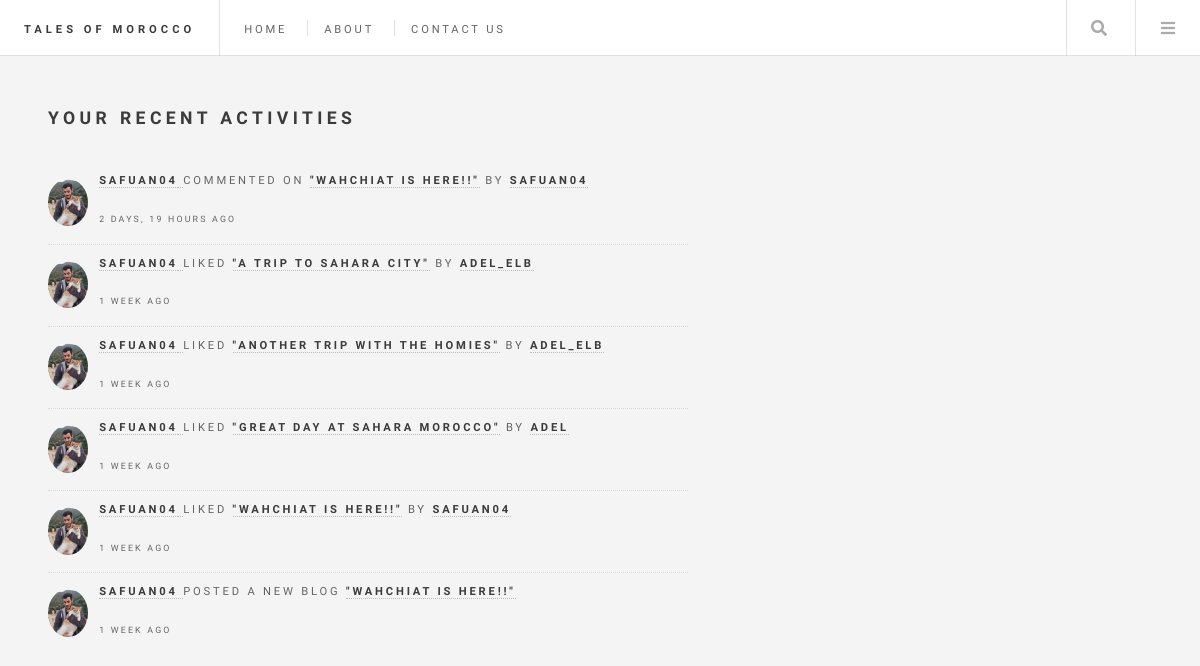
Before: /my-activities/ (signed in) with the older database file.
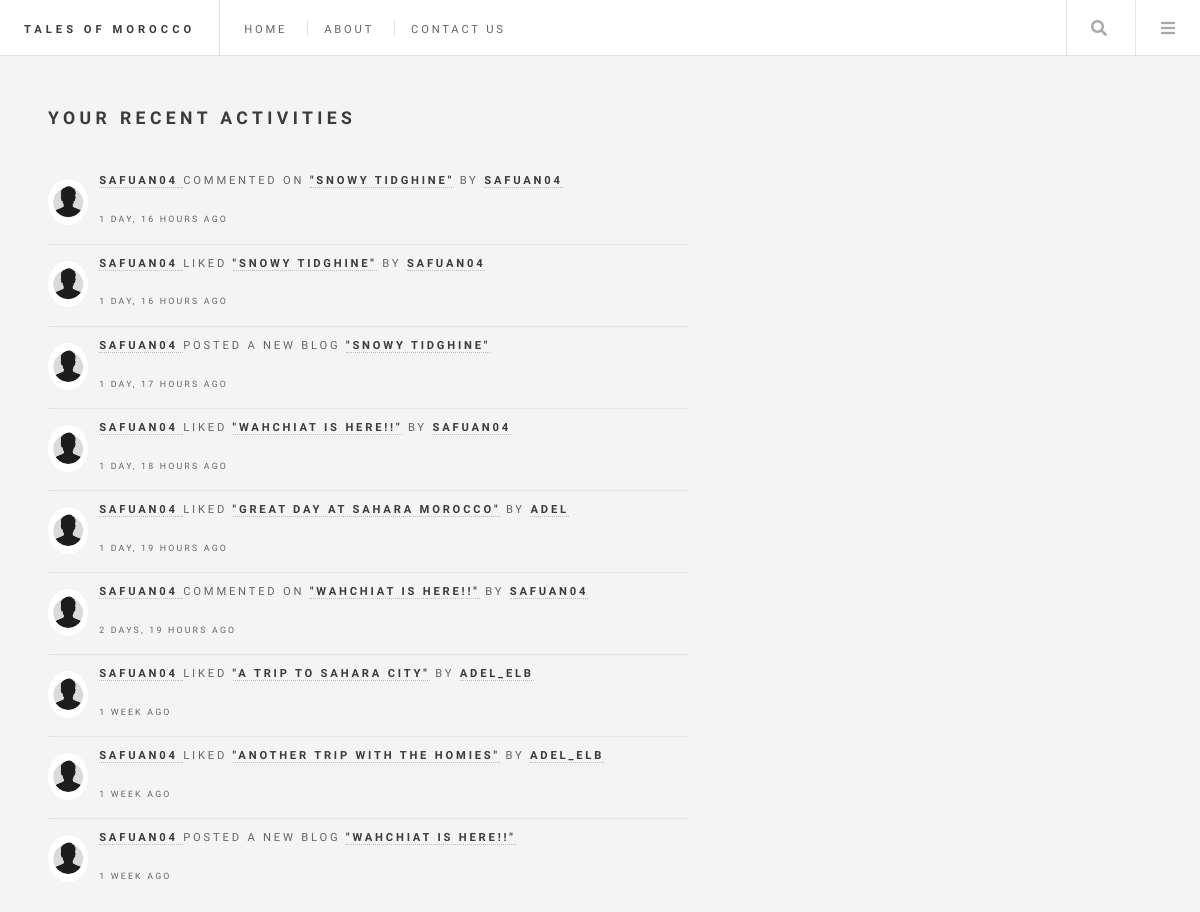
After: the same page with the newer database file.
### base/models.py (models this page shows, shortened)
class Comment(models.Model):
    user = models.ForeignKey(User, on_delete=models.CASCADE)
    blogPost = models.ForeignKey(BlogPost, on_delete=models.CASCADE)
    body = models.TextField()
    edited = models.BooleanField(default=False)
    updated = models.DateTimeField(auto_now=True)
    created = models.DateTimeField(auto_now_add=True)
    def class_name(self) -> str:
        return self.__class__.__name__

class User(AbstractUser):
    name = models.CharField(max_length=200, null=True, blank=False)
    email = models.EmailField(unique=True, null=False, blank=False)
    bio = models.TextField(null=True, blank=True)
    avatar = models.ImageField(null=True, default="default.jpg")
    USERNAME_FIELD = 'email'
    REQUIRED_FIELDS = []

class BlogPost(models.Model):
    author = models.ForeignKey(User, on_delete=models.CASCADE, null=True)
    title = models.CharField(max_length=200)
    city = models.ForeignKey(City, on_delete=models.SET_NULL, null=True)
    specific_location = models.CharField(max_length=200, null=True, blank=True)
    description = models.TextField(null=False, blank=False)
    food = models.CharField(max_length=200, blank=True)
    food_rating = models.IntegerField(null=True, blank=True,
                                      validators=[MinValueValidator(1),
                                                  MaxValueValidator(5)])
    accommodation = models.CharField(max_length=200, blank=True)
    accommodation_rating = models.IntegerField(null=True, blank=True,
                                               validators=[MinValueValidator(1),
                                                           MaxValueValidator(5)])
    picture = models.ImageField(null=True, blank=True)
    likes = models.IntegerField(default=0)
    updated = models.DateTimeField(auto_now=True)
    created = models.DateTimeField(auto_now_add=True)
    class Meta:
        ordering = ['-created']
    def class_name(self) -> str:
        return self.__class__.__name__

class Like(models.Model):
    user = models.ForeignKey(User, on_delete=models.CASCADE)
    blogPost = models.ForeignKey(BlogPost, on_delete=models.CASCADE)
    created = models.DateTimeField(auto_now_add=True)
    def class_name(self) -> str:
        return self.__class__.__name__

### base/views.py (the view)
# urls.py: path('my-activities/', views.userActivities, name='user-activities'),
@login_required(login_url='login')
def userActivities(request):
    user = request.user
    posts = BlogPost.objects.filter(author=user)
    user_comments = user.comment_set.all()
    user_likes = user.like_set.all()
    activities = sortActivities(posts, user_likes, user_comments)
    context = {
        'title': 'Profile Page',
        'user': user,
        'activities': activities[:10]
    }
    return render(request, 'user_activity.html', context)

### base/views.py (called while the page is built)
def sortActivities(posts, likes, comments):
    activities = sorted(
        chain(posts, comments, likes),
        key=attrgetter('created'),
        reverse=True
    )
    return activities

### base/templates/user_activity.html
{% extends 'layout.html' %}
{% load static %}
{% block content %}
<div id="wrapper">
  {% include 'header_menu.html' %}
  <div id="main">
    <section id="user-activities">
      <header>
        <h2>Your Recent Activities</h2><br>
      </header>
      <section>
        <ul class="posts">
          {% for activity in activities %}
          {% if activity.class_name == 'Like' %}
          <li>
            <article>
              <header>
                <p><b><a href="{% url 'profile' activity.user.id %}">{{ activity.user.username }}</b>
                </a> Liked <b><a href="{% url 'blog' activity.blogPost.id %}">"{{ activity.blogPost.title }}"</a></b>
                by <b><a href="{% url 'profile' activity.blogPost.author.id %}">{{ activity.blogPost.author.username }}</b></a>
                </p>
                <time class="published">{{ activity.created | timesince }} ago</time>
              </header>
              <a href="{% url 'profile' activity.user.id %}" class="image circle"><img src="{{ activity.user.avatar.url }}"" alt="" /></a>
            </article>
          </li>
          {% elif activity.class_name == 'Comment' %}
          <li>
            <article>
              <header>
                <p><b><a href="{% url 'profile' activity.user.id %}">{{ activity.user.username }}</b>
                </a> Commented On <b><a href="{% url 'blog' activity.blogPost.id %}">"{{ activity.blogPost.title }}"</a></b>
                by <b><a href="{% url 'profile' activity.blogPost.author.id %}">{{ activity.blogPost.author.username }}</b></a>
                </p>
                <time class="published">{{ activity.created | timesince }} ago</time>
              </header>
              <a href="{% url 'profile' activity.user.id %}" class="image circle"><img src="{{ activity.user.avatar.url }}"" alt="" /></a>
            </article>
          </li>
          {% else %}
          <li>
            <article>
              <header>
                <p><b><a href="{% url 'profile' activity.author.id %}">{{ activity.author.username }}
                </a></b> Posted A New Blog <b><a href="{% url 'blog' activity.id %}">"{{ activity.title }}"</a></b>
                </p>
                <time class="published">{{ activity.created | timesince }} ago</time>
              </header>
              <a href="{% url 'profile' activity.author.id %}" class="image circle"><img src="{{ activity.author.avatar.url }}"" alt="" /></a>
            </article>
          </li>
          {% endif %}
          {% endfor %}
        </ul>
      </section>
    </section>
  </div>
</div>
{% endblock %}

Changed rows visible on the page:
removed Like: user.username "SAFUAN04", blogPost "GREAT DAY AT SAHARA MOROCCO", blogPost.author.username "ADEL", created "1 WEEK", user.avatar (picture)
removed Like: user.username "SAFUAN04", blogPost "WAHCHIAT IS HERE!!", blogPost.author.username "SAFUAN04", created "1 WEEK", user.avatar (picture)
added Comment: user.username "SAFUAN04", blogPost "SNOWY TIDGHINE", blogPost.author.username "SAFUAN04", created "1 DAY, 16 HOURS", user.avatar (placeholder picture)
added Like: user.username "SAFUAN04", blogPost "SNOWY TIDGHINE", blogPost.author.username "SAFUAN04", created "1 DAY, 16 HOURS", user.avatar (placeholder picture)
added BlogPost: author.username "SAFUAN04", title "SNOWY TIDGHINE", created "1 DAY, 17 HOURS", author.avatar (placeholder picture)
added Like: user.username "SAFUAN04", blogPost "WAHCHIAT IS HERE!!", blogPost.author.username "SAFUAN04", created "1 DAY, 18 HOURS", user.avatar (placeholder picture)
added Like: user.username "SAFUAN04", blogPost "GREAT DAY AT SAHARA MOROCCO", blogPost.author.username "ADEL", created "1 DAY, 19 HOURS", user.avatar (placeholder picture)
changed through a linked row, Comment "2 DAYS, 19 HOURS": user.avatar: picture removed, a placeholder shows
changed through a linked row, Like "A TRIP TO SAHARA CITY": user.avatar: picture removed, a placeholder shows
changed through a linked row, Like "ANOTHER TRIP WITH THE HOMIES": user.avatar: picture removed, a placeholder shows
changed BlogPost "WAHCHIAT IS HERE!!": author.avatar: picture removed, a placeholder shows
